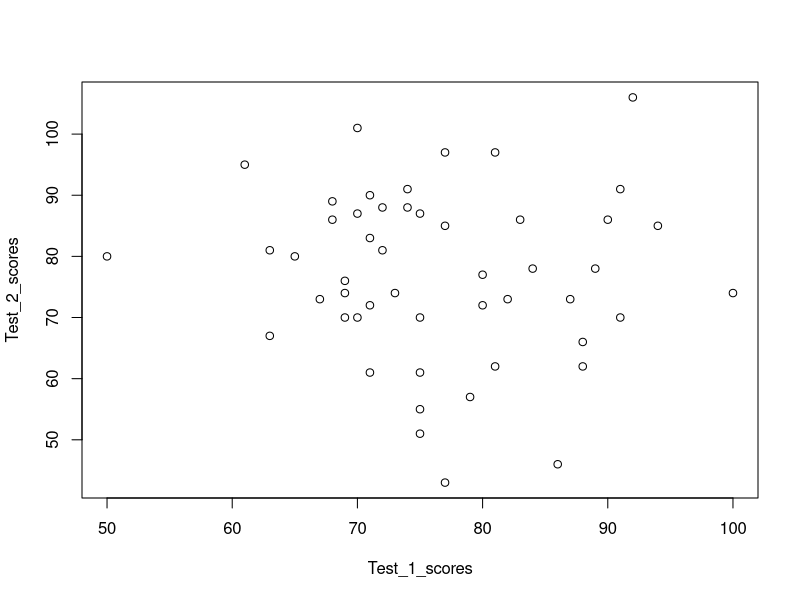
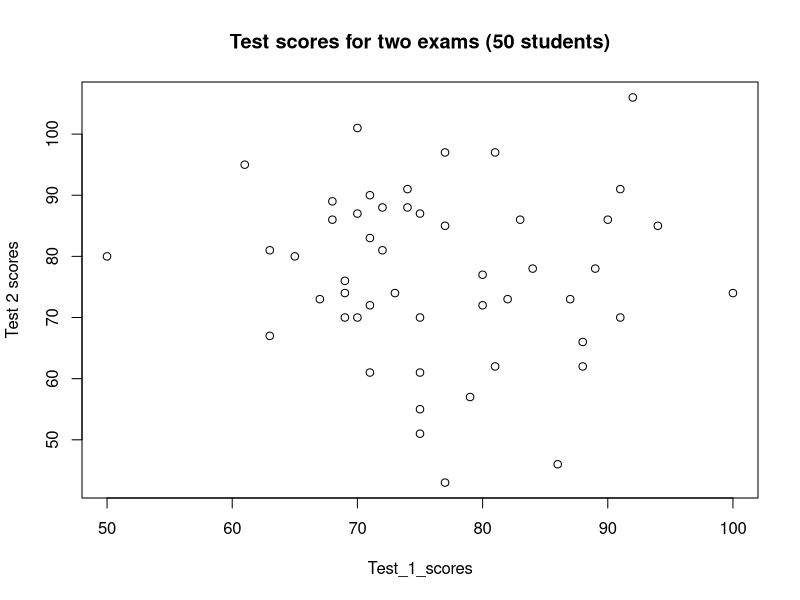
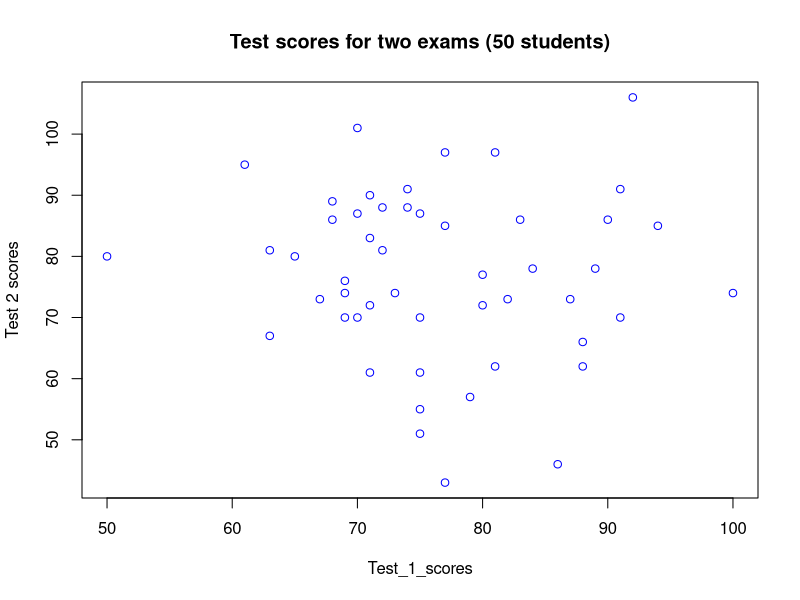

These figures' R source, in order:
#Codes below are implemented in R in the video lecture

set.seed(2016)  # There is a typo in the video (set.seed=2016)

Test_1_scores=round(rnorm(50, 78, 10))

Test_2_scores=round(rnorm(50, 78, 14))

Test_1_scores # Data won't be the same with the data generated in the video lecture since there was a typo in set.seed. 

Test_2_scores # Data won't be the same with the data generated in the video lecture since there was a typo in set.seed. 

plot(Test_2_scores~Test_1_scores)

plot(Test_2_scores~Test_1_scores, main='Test scores for two exams (50 students)', xlab='Test_1_scores', ylab='Test 2 scores')

plot(Test_2_scores~Test_1_scores, main='Test scores for two exams (50 students)', xlab='Test_1_scores', ylab='Test 2 scores', col='blue')

